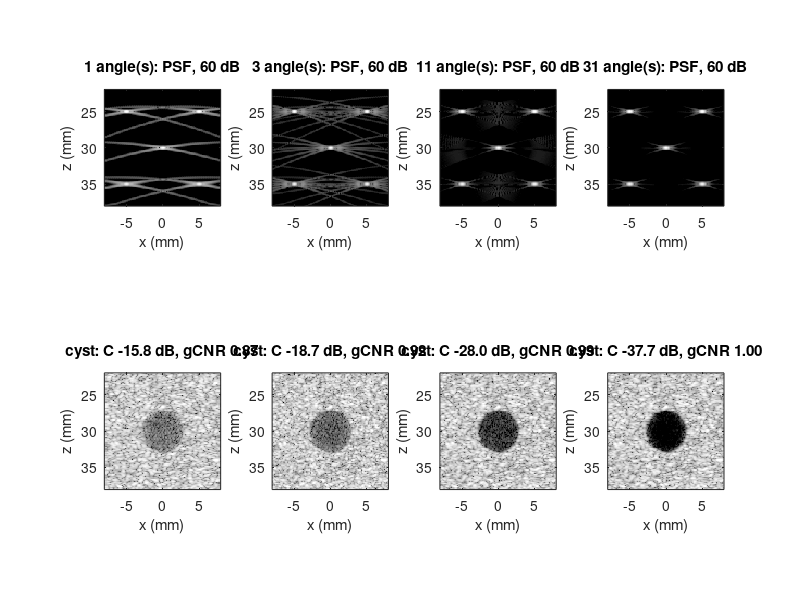
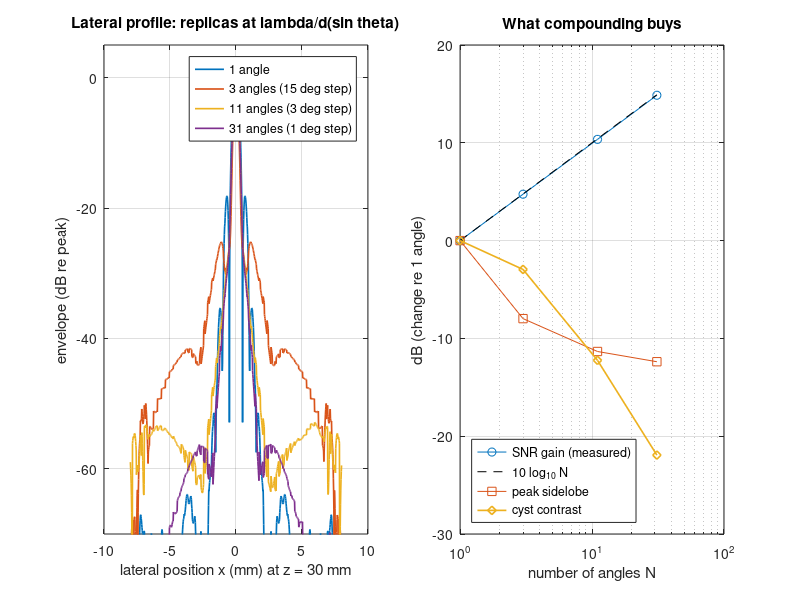

The MATLAB script that drew these images, in order:
%% m23_planewave_compounding.m  --  coherent plane-wave compounding, simulated end to end
% Purpose : a self-contained plane-wave simulator. It synthesizes complex baseband (IQ)
%           channel data of a 128-element linear array for (A) five point targets,
%           (B) a speckle phantom with an anechoic cyst and (C) electronic noise, for 31
%           steered plane waves over +-15 deg. Each angle is beamformed with DAS
%           (dynamic receive aperture, F# 1.5); the complex images are then summed over
%           nested subsets of 1, 3, 11 and 31 angles (same +-15 deg span, steps 30, 15, 3
%           and 1 deg). Printed per subset: angle step, transmit-replica distance
%           lambda/d(sin), equivalent transmit F#, -6 dB lateral width, peak sidelobe and
%           integrated clutter around the central target, cyst contrast / CNR / gCNR,
%           speckle SNR0, and the SNR gain against electronic noise. DAS weights are
%           normalized to unit sum per pixel, so the gain does not change with depth.
% Change  : thetaMax_deg and the subsets (try 11 angles over +-5 deg), Fnum, rxApod
%           ('rect' or 'hann'), FBW, density, the noise is unit-variance per channel sample.
% Expect  : SNR gain within 0.1 dB of 10 log10(N) = 0, 4.8, 10.4, 14.9 dB.
%           1 angle: receive-only focusing; -6 dB width 0.57 mm, close to the one-way
%           1.207 lambda F# = 0.56 mm; peak sidelobe -17 dB (the X-shaped edge arms).
%           31 angles: width 0.46 mm (narrowband theory for a +-15 deg span: 0.45 mm),
%           peak sidelobe -30 dB, cyst contrast -16 -> -38 dB, gCNR 0.87 -> 0.995.
%           Transmit replicas sit at lambda/d(sin theta): 1.19 mm for the 15 deg step
%           (a broad -25 dB shoulder), 5.95 mm for the 3 deg step (about -55 dB, because
%           the receive pattern is already far down there) and 17.9 mm for 1 deg.
%           Speckle SNR0 stays ~1.8-1.9 for every N: coherent compounding sharpens the
%           PSF, it does not average speckle.
% Model   : linear acoustics, first-order Born, ideal plane-wave transmit limited to the
%           array's projected footprint (no edge waves), no attenuation or spreading,
%           point-like elements (no directivity), Gaussian two-way pulse. IQ channel data
%           at fs = 20 MHz: each echo gets its exact carrier phase and a linearly
%           interpolated position, then is convolved with the sampled envelope (envelope
%           std broadened by ~1 %). Runtime ~15-25 s in Octave.
% Base MATLAB only; runs in MATLAB R2019b+ and GNU Octave 8.
clear; close all; rng(1);
tic;

%% Parameters
c     = 1.540;                 % speed of sound (mm/us)
f0    = 5;                     % center frequency (MHz)
lam   = c/f0;                  % wavelength (mm) = 0.308
FBW   = 0.60;                  % -6 dB fractional bandwidth of the two-way pulse spectrum
fs    = 20;                    % IQ sampling rate (MHz)
Nel   = 128; pitch = 0.30;     % elements, pitch (mm)
xe    = ((0:Nel-1) - (Nel-1)/2) * pitch;   % element x positions (mm), row vector
L     = Nel*pitch;             % aperture length (mm) = 38.4
Fnum  = 1.5;                   % receive F-number (dynamic aperture z/Fnum)
rxApod = 'rect';               % 'rect' or 'hann' receive apodization
thetaMax_deg = 15;             % plane-wave span is +-thetaMax
Nang  = 31;                    % angles in the full set (1 deg step)
theta = linspace(-thetaMax_deg, thetaMax_deg, Nang) * pi/180;
iMid  = (Nang+1)/2;
subsets = {iMid, [1 iMid Nang], 1:3:Nang, 1:Nang};     % nested: 1, 3, 11, 31 angles
density = 70;                  % speckle scatterers per mm^2 (about 7 per resolution cell)

sig_f = FBW*f0/(2*sqrt(2*log(2)));        % std of the Gaussian amplitude spectrum (MHz)
sig_t = 1/(2*pi*sig_f);                   % std of the Gaussian envelope (us) = 0.125
kt    = (-ceil(4*sig_t*fs):ceil(4*sig_t*fs)).';
envK  = exp(-(kt/fs).^2/(2*sig_t^2));     % sampled envelope (column), peak 1

%% Phantoms
% (A) point targets: a central target for the metrics, four others for context
ptsX = [0 -5 5 -5 5].';  ptsZ = [30 25 25 35 35].';  ptsA = ones(5,1);
% (B) speckle with an anechoic cyst of radius R at (cx, cz)
R = 3; cx = 0; cz = 30;
xr = [-8.6 8.6]; zr = [21.4 38.6];
Ns = round(density*diff(xr)*diff(zr));
spX = xr(1) + diff(xr)*rand(Ns,1);  spZ = zr(1) + diff(zr)*rand(Ns,1);
keep = (spX-cx).^2 + (spZ-cz).^2 > R^2;
spX = spX(keep); spZ = spZ(keep);
spA = (randn(numel(spX),1) + 1i*randn(numel(spX),1))/sqrt(2);
fprintf('speckle scatterers: %d (%.0f per mm^2), cyst radius %.1f mm\n', numel(spX), density, R);

%% Image grids and angle-independent receive geometry
dx = 0.15; dz = 0.10;                    % B-mode grid (mm), above the IQ Nyquist limits
xg = -8:dx:8;  zg = 22:dz:38;
[XG, ZG] = meshgrid(xg, zg);
xl = -8:0.02:8;                          % fine lateral line through the central target
Px = [XG(:); xl(:)];  Pz = [ZG(:); 30*ones(numel(xl),1)];
nImg = numel(XG);  nPix = numel(Px);

Rrx  = sqrt((Px - xe).^2 + Pz.^2) / c;   % nPix x Nel, receive time (us)
uap  = (xe - Px) ./ (Pz/(2*Fnum));       % position in the receive aperture, |u| <= 1
if strcmp(rxApod, 'hann'), W = 0.5 + 0.5*cos(pi*uap); else, W = ones(size(uap)); end
act  = abs(uap) <= 1;                    % active (pixel, element) pairs only
W    = W .* act;  W = W ./ sum(W, 2);    % normalize: same gain at every depth
[pp, ee] = find(act);
rxT  = Rrx(act);                          % receive time of each active pair
Wc   = W(act) .* exp(1i*2*pi*f0*rxT);     % apodization x receive part of the re-modulation
clear Rrx uap W act
fprintf('active (pixel, element) pairs: %d (%.0f per pixel)\n', numel(pp), numel(pp)/nPix);

txTime = @(x, z, th) (x*sin(th) + z*cos(th))/c;          % plane-wave arrival time (us)
inBeam = @(x, z, th) abs(x - z*tan(th)) <= L/2;          % projected footprint of the array
RsA = sqrt((ptsX - xe).^2 + ptsZ.^2)/c;  EA = exp(-1i*2*pi*f0*RsA);   % receive legs, targets
RsB = sqrt((spX  - xe).^2 + spZ.^2)/c;   EB = exp(-1i*2*pi*f0*RsB);   % receive legs, speckle

%% Simulate and beamform every angle
imgA = zeros(nPix, Nang); imgB = zeros(nPix, Nang); imgC = zeros(nPix, Nang);
for ia = 1:Nang
    th  = theta(ia);
    Ttx = txTime(Px, Pz, th);                          % transmit time to each pixel (us)
    T   = Ttx(pp) + rxT;                               % two-way DAS delay of each pair
    t0  = min([min(T), min(RsB(:)) + min(txTime(spX, spZ, th))]) - 1;   % time origin (us)
    nt  = ceil((max([max(T), max(RsB(:)) + max(txTime(spX, spZ, th))]) + 1 - t0)*fs) + 2;
    S = cell(1, 3);
    for ph = 1:2                                       % channel data, IQ, nt x Nel
        if ph == 1, ttx = txTime(ptsX, ptsZ, th); Rs = RsA; E = EA; a = ptsA .* inBeam(ptsX, ptsZ, th);
        else,       ttx = txTime(spX,  spZ,  th); Rs = RsB; E = EB; a = spA  .* inBeam(spX,  spZ,  th); end
        w  = (a .* exp(-1i*2*pi*f0*ttx)) .* E;         % exact baseband phase of every echo
        q  = (ttx + Rs - t0)*fs;  i0 = floor(q);  fr = q - i0;
        li = i0 + (1 + nt*(0:Nel-1));                  % linear index of the earlier sample
        w1 = w.*(1-fr);  w2 = w.*fr;                     % linear split between two samples
        Sd = accumarray(li(:), w1(:), [nt*Nel 1]) + accumarray(li(:)+1, w2(:), [nt*Nel 1]);
        S{ph} = conv2(reshape(Sd, nt, Nel), envK, 'same');   % pulse envelope
    end
    S{3} = conv2((randn(nt, Nel) + 1i*randn(nt, Nel))/sqrt(2), envK, 'same');  % noise, same band
    q  = (T - t0)*fs;  i0 = floor(q);  fr = q - i0;
    li = i0 + 1 + nt*(ee - 1);
    txRot = exp(1i*2*pi*f0*Ttx);                       % transmit part of the re-modulation
    for ph = 1:3                                       % DAS: interpolate, weight, sum
        v = ((1-fr).*S{ph}(li) + fr.*S{ph}(li+1)) .* Wc;
        img = accumarray(pp, v, [nPix 1]) .* txRot;
        if ph == 1, imgA(:,ia) = img; elseif ph == 2, imgB(:,ia) = img; else, imgC(:,ia) = img; end
    end
end
fprintf('simulation + DAS of %d angles: %.1f s\n\n', Nang, toc);

%% Compound and measure
inB   = 1:nImg;  inL = nImg+1:nPix;
dXc   = XG(:);   dZc = ZG(:) - 30;                         % offsets from the central target
box   = abs(dXc) <= 4 & abs(dZc) <= 4;
mlobe = abs(dXc) <= 1.2*lam*Fnum & abs(dZc) <= 0.4;        % mainlobe region (excluded)
rr    = sqrt((XG(:)-cx).^2 + (ZG(:)-cz).^2);
cin   = rr <= R - 0.5;  cout = rr >= R + 1 & rr <= R + 3.5;
nS    = numel(subsets);
res   = zeros(nS, 14);  prof = zeros(numel(xl), nS);  bA = cell(1,nS);  bB = cell(1,nS);
fprintf('%4s %6s %8s %6s %7s %7s %7s %7s %8s %9s %6s %6s %5s %8s %7s\n', 'N', 'step', 'replica', 'ghost', 'F#tx', ...
    'w-6dB', 'w-6dB', 'PSL', 'clutter', 'contrast', 'CNR', 'gCNR', 'SNR0', 'SNRgain', '10logN');
fprintf('%4s %6s %8s %6s %7s %7s %7s %7s %8s %9s %6s %6s %5s %8s %7s\n', '', '(deg)', '(mm)', '(dB)', '', ...
    'meas', 'theory', '(dB)', '(dB)', '(dB)', '', '', '', '(dB)', '(dB)');
% narrowband focal-plane prediction: receive pattern of the active aperture at z = 30 mm
% times the transmit factor |sum_n exp(j 2 pi x sin(theta_n)/lam)| / N
uz  = (xe - 0)/(30/(2*Fnum));  wz = double(abs(uz) <= 1);
if strcmp(rxApod, 'hann'), wz = wz .* (0.5 + 0.5*cos(pi*uz)); end
xn  = (0:0.002:3).';                                       % lateral offset (mm)
rxP = abs(exp(-1i*2*pi*xn*xe/(lam*30)) * wz.') / sum(wz);   % receive pattern, paraxial
for k = 1:nS
    idx = subsets{k};  N = numel(idx);
    sA = sum(imgA(:,idx), 2);  sB = sum(imgB(:,idx), 2);  sC = sum(imgC(:,idx), 2);
    eL = abs(sA(inL));  pk = max(eL);  prof(:,k) = 20*log10(eL/pk);
    eA = abs(sA(inB))/pk;  bA{k} = reshape(20*log10(eA + eps), size(XG));
    % -6 dB lateral width from the fine line (linear interpolation of the crossings)
    [~, i0] = max(eL);  y = eL/pk;
    iR = i0; while y(iR) > 0.5, iR = iR + 1; end
    iLf = i0; while y(iLf) > 0.5, iLf = iLf - 1; end
    xR = xl(iR-1) + (0.5 - y(iR-1))/(y(iR) - y(iR-1))*(xl(iR) - xl(iR-1));
    xLf = xl(iLf+1) - (0.5 - y(iLf+1))/(y(iLf) - y(iLf+1))*(xl(iLf+1) - xl(iLf));
    w6 = xR - xLf;
    PSL = 20*log10(max(eA(box & ~mlobe)));
    clut = 10*log10(sum(eA(box & ~mlobe).^2) / sum(eA(box & mlobe).^2));
    % cyst metrics on the envelope (contrast on intensity)
    eB = abs(sB(inB));  bB{k} = reshape(20*log10(eB/mean(eB(cout)) + eps), size(XG));
    ei = eB(cin); eo = eB(cout);
    contrast = 10*log10(mean(ei.^2)/mean(eo.^2));
    CNR  = abs(mean(ei) - mean(eo)) / sqrt(var(ei) + var(eo));
    edges = linspace(0, max([ei; eo]), 101);
    hi = histc(ei, edges)/numel(ei);  ho = histc(eo, edges)/numel(eo);
    gCNR = 1 - sum(min(hi, ho));
    SNR0 = mean(eo)/std(eo);
    snr  = pk^2 / mean(abs(sC(inB)).^2);
    if k == 1, snr1 = snr; end
    s = sin(theta(idx));  ds = mean(diff(s));
    if N > 1, step = mean(diff(theta(idx)))*180/pi; rep = lam/ds; Ftx = 1/(2*tan(max(abs(theta(idx)))));
    else,     step = NaN; rep = Inf; Ftx = Inf; end
    % ghost: highest level of the lateral profile around +-replica (if inside the line)
    ghost = NaN;
    if rep < 7.5
        gw = abs(abs(xl) - rep) <= 0.2 + 0.3*rep;  ghost = max(prof(gw, k));
    end
    txP = abs(exp(1i*2*pi*xn*s/lam) * ones(N,1)) / N;      % transmit factor
    P2  = rxP .* txP;  wTh = 2*xn(find(P2 < 0.5, 1));        % -6 dB full width (mm)
    res(k,:) = [N step rep ghost Ftx w6 wTh PSL clut contrast CNR gCNR SNR0 10*log10(snr/snr1)];
    fprintf('%4d %6.1f %8.2f %6.1f %7.2f %7.3f %7.3f %7.1f %8.1f %9.1f %6.2f %6.3f %5.2f %8.2f %7.2f\n', ...
        res(k,:), 10*log10(N));
end
fprintf('\ntheory, narrowband, rect: -6 dB width one-way 1.207 lam F# = %.3f mm, two-way 0.886 lam F# = %.3f mm\n', ...
    1.207*lam*Fnum, 0.886*lam*Fnum);
fprintf('F#tx = 1/(2 tan(theta_max)) = %.2f for +-%g deg; span needed for F#tx = F#rx = %.1f: +-%.1f deg\n', ...
    1/(2*tan(thetaMax_deg*pi/180)), thetaMax_deg, Fnum, atan(1/(2*Fnum))*180/pi);
fprintf('angle-step rule (replica outside a %.1f mm wide field): d(theta) <= lambda/W = %.2f deg\n', L, lam/L*180/pi);
fprintf('Montaldo count for focused-equivalent quality N = L/(lambda F#) = %.0f (L = %.1f mm, F# %.1f)\n', ...
    L/(lam*Fnum), L, Fnum);
fprintf('total runtime %.1f s\n', toc);

%% Figures
figure('Position', [50 50 1200 560]);
for k = 1:nS
    subplot(2, nS, k); imagesc(xg, zg, bA{k}, [-60 0]); axis image; colormap(gray);
    title(sprintf('%d angle(s): PSF, 60 dB', res(k,1))); xlabel('x (mm)'); ylabel('z (mm)');
    subplot(2, nS, nS+k); imagesc(xg, zg, bB{k}, [-40 10]); axis image; colormap(gray);
    title(sprintf('cyst: C %.1f dB, gCNR %.2f', res(k,10), res(k,12))); xlabel('x (mm)'); ylabel('z (mm)');
end
figure('Position', [80 80 1100 420]);
subplot(1,2,1); plot(xl, prof, 'LineWidth', 1.2); grid on; ylim([-70 5]);
xlabel('lateral position x (mm) at z = 30 mm'); ylabel('envelope (dB re peak)');
legend('1 angle', '3 angles (15 deg step)', '11 angles (3 deg step)', '31 angles (1 deg step)', 'Location', 'northeast');
title('Lateral profile: replicas at lambda/d(sin theta)');
subplot(1,2,2); Nv = res(:,1);
semilogx(Nv, res(:,14), 'o-', Nv, 10*log10(Nv), 'k--', Nv, res(:,8) - res(1,8), 's-', Nv, res(:,10) - res(1,10), 'd-', 'LineWidth', 1.2);
grid on; xlabel('number of angles N'); ylabel('dB (change re 1 angle)');
legend('SNR gain (measured)', '10 log_{10} N', 'peak sidelobe', 'cyst contrast', 'Location', 'southwest');
title('What compounding buys');
